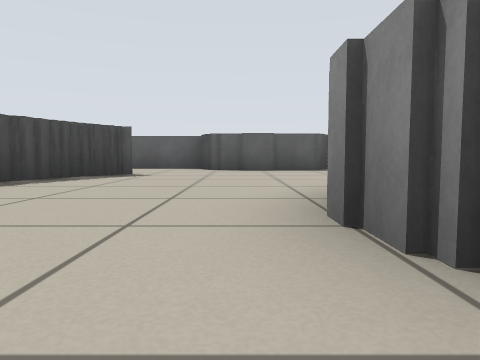
[1] (above)

17 first-person views from a walk through a Stage world. The camera is 0.31 m above the floor, tilts 4° down and sees 70° across. Floor lines are 1 m apart. The floor is counted in squares, 1 m on a side. Each view is taken from the middle of a square. On the plan, view 1 faces up. The plan holds only what a view shows up to about 9 squares ahead; the rest is blank. The robots in the file are not drawn.

[2]
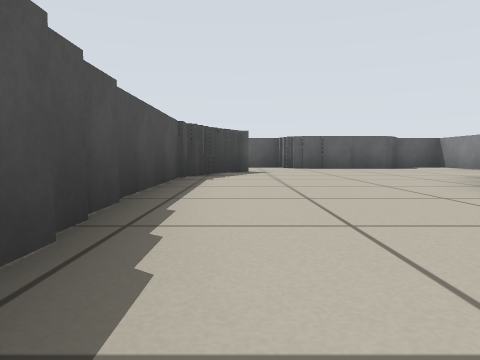

[3]
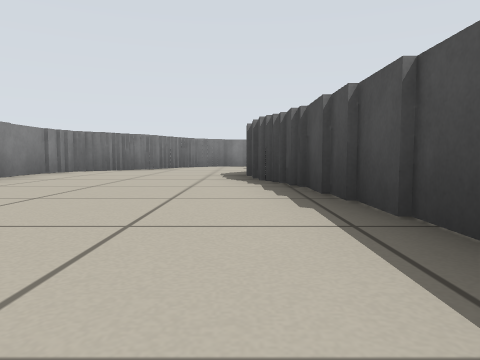

[4]
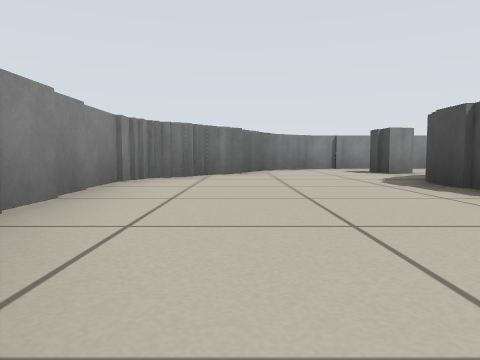

[5]
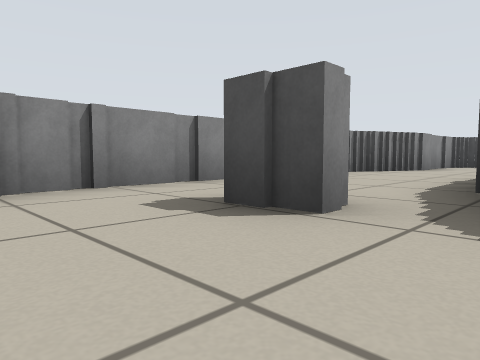

[6]
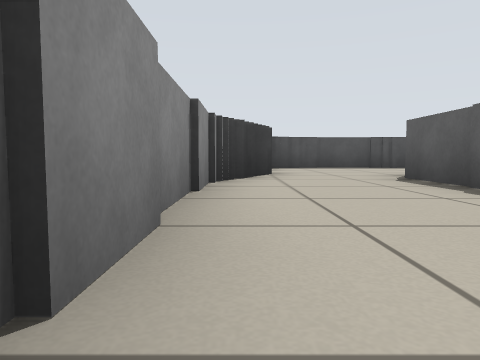

[7]
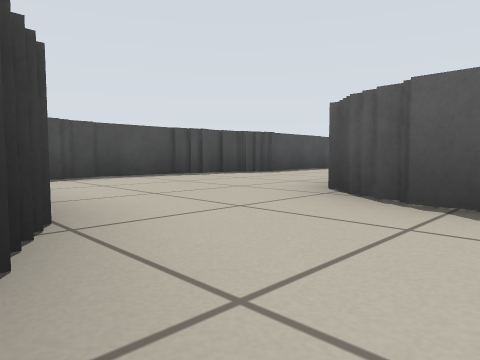

[8]
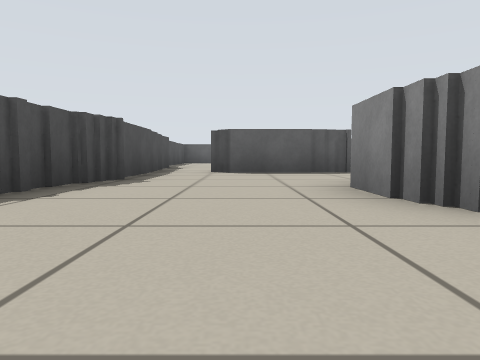

[9]
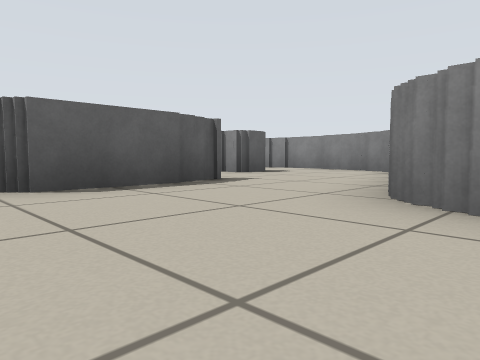

[10]
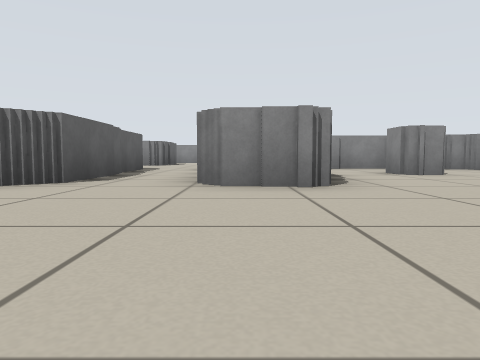

[11]
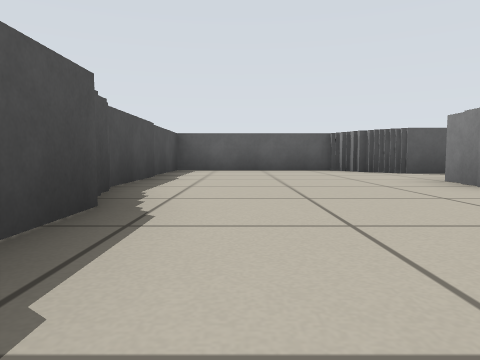

[12]
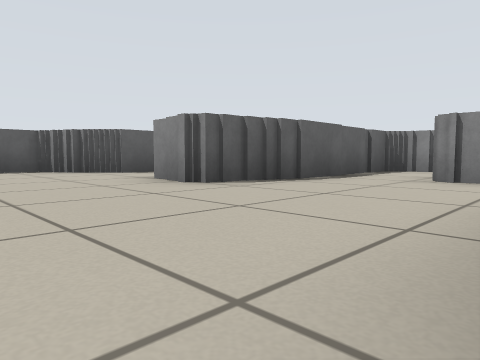

[13]
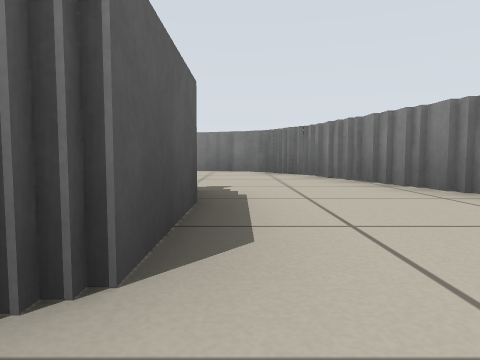

[14]
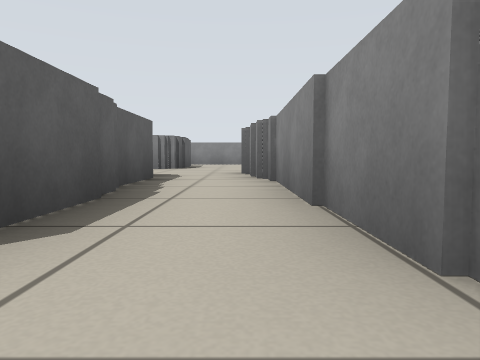

[15]
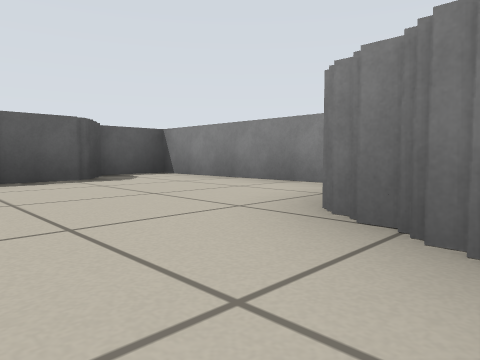

[16]
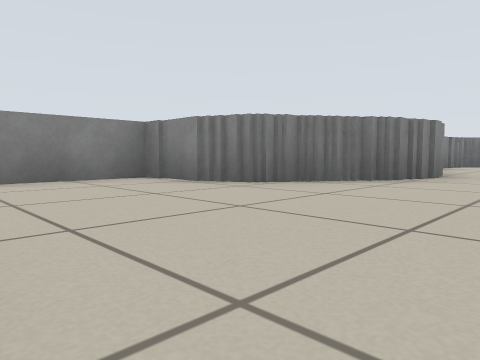

[17]
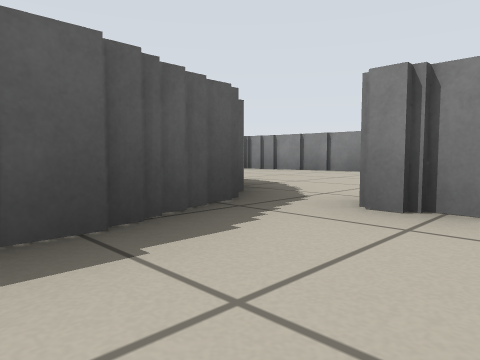

### Floor plan
Points are (right, up) in squares from view 1. A wall is a line through its corners. A room is listed if a view was taken in it or the views show most of it. See-through windows are left out.
Room 1 (views 1, 2, 3, 4, 5, 6, 7, 8, 9, 11, 12, 13, 15, 16, 17)
walls: (-4.9, -0.6) (-4.4, -0.6); (-5.4, -0.9) (-4.9, -0.9); (-4.1, -0.4) (-4.1, 0.5); (-3.8, 0.4) (-3.8, 1); (-5.6, 1.5) (-6.4, 1.5) (-6.4, 2.3) (-5.6, 2.3); (-3.6, 0.9) (-3.6, 3.4); (-6.4, -1.2) (-5.2, -1.2); (-7.2, -1.5) (-6.2, -1.5); (-2.7, 1.4) (-2.7, -1); (-7.9, 0.3) (-10.5, 0.3); (-2.1, -1.6) (-2.1, -3.2); (-8.2, -1.8) (-7.1, -1.8); (-3.9, 3.8) (-8, 3.8); (-2.9, 3.9) (-2.9, 1.2); (-4.1, -4.6) (-8.1, -4.6); (-3.2, -4.4) (-4.2, -4.4); (-7.9, 4) (-8.5, 4); (-8, -4.4) (-8.5, -4.4); (-2.7, 4.9) (-2.7, 3.8); (-2.7, -5) (-2.7, -5.8); (0.5, 0.9) (0.5, 2.5); (-8.9, -4) (-8.9, -2.4); (-2.3, 5.4) (-2.3, 4.8); (-2.9, -5.8) (-2.9, -5); (1.3, -0.9) (1.3, 0); (1, 2.6) (1, 3.1); (-2.1, 5.9) (-2.1, 5.2); (-11.7, 0.5) (-11.7, -2); (1.3, 3) (1.3, 3.5); (-11.9, 1.4) (-11.9, 0.5); (-11.9, -1.9) (-11.9, -3.6); (1.5, 3.4) (1.5, 4.1) (2.1, 4.1); (1.5, -3.6) (1.5, -0.8); (0, -5.8) (0, -4.7) (0.5, -4.7) (0.5, -4.1) (1.3, -4.1) (1.3, -3.5); (-8.4, -6.9) (-7.6, -6.9); (-1.4, -6.9) (-0.9, -6.9); (-7.5, -7.4) (-1.5, -7.4); (-12.1, -3.5) (-12.1, -5); (2, 4.4) (3.5, 4.4) (3.5, 8.5) (2.2, 8.5); (-11.9, -4.9) (-11.9, -6.2); (-11.4, -6.5) (-8.4, -6.5); (1.9, 7.5) (-0.7, 7.5)
ways out: opening at (-11, 1) to room 2; opening at (-8, 2.5) to room 2; opening at (-1, 7) to room 3
Room 2 (views 10, 14)
walls: (-8.5, 4) (-8.5, 5.5) (-4.4, 5.5); (-12.1, 4.2) (-12.1, 3.5); (-12.3, 6.2) (-12.3, 4.4); (-11.9, 3.1) (-11.9, 1.4); (-8.9, 7.8) (-8.9, 8.5) (-12.3, 8.5) (-12.3, 6.4); (-5.6, 7) (-8.5, 7) (-8.5, 7.8); (-4, 7.2) (-5.6, 7.2)
ways out: opening at (-11, 1) to room 1; opening at (-8, 2.5) to room 1
Room 3 (no view inside)
walls: (-4.4, 5.8) (-3.9, 5.8); (-0.7, 7.5) (-0.7, 8); (-0.9, 8.5) (-2.8, 8.5)
ways out: opening at (-1, 7) to room 1

Positions as (right, up) in squares from view 1, and headings:
1: (0, 0), facing up
2: (-2, -1), facing up
3: (-2, 3), facing down
4: (0, 1), facing down
5: (-1, -4), facing down-left
6: (-3, -7), facing left
7: (-7, -7), facing up-left
8: (-10, -6), facing up
9: (-11, -3), facing up-right
10: (-12, 5), facing right
11: (-11, 1), facing up
12: (-11, 1), facing up-right
13: (-11, 0), facing right
14: (-9, 6), facing right
15: (0, 3), facing up-right
16: (-1, 7), facing down-right
17: (-5, -6), facing up-right
